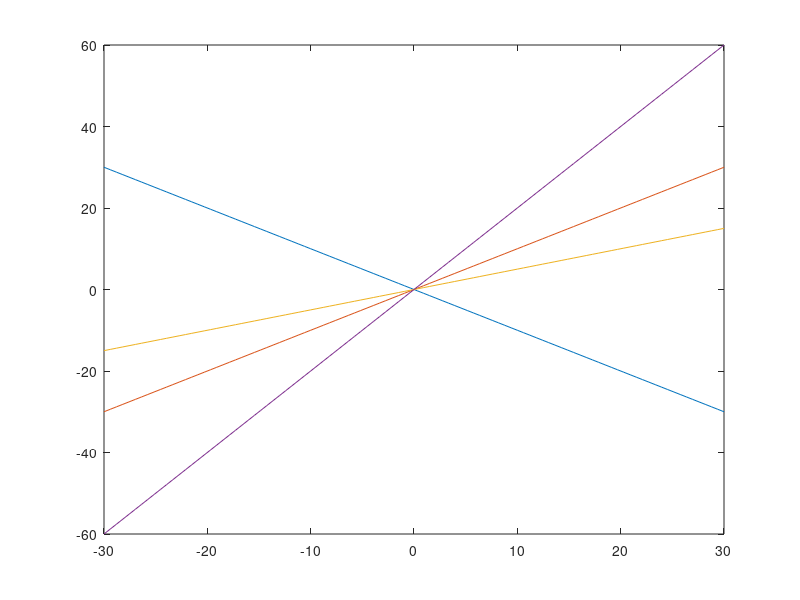

This chart was generated by the following MATLAB code:
clc
clear all;
x = linspace(-30,30,100);
y = -x;
plot(x,y);

hold on
y = x;
plot(x,y);

hold on
y = x/2;
plot(x,y);

hold on
y = 2*x;
plot(x,y);
